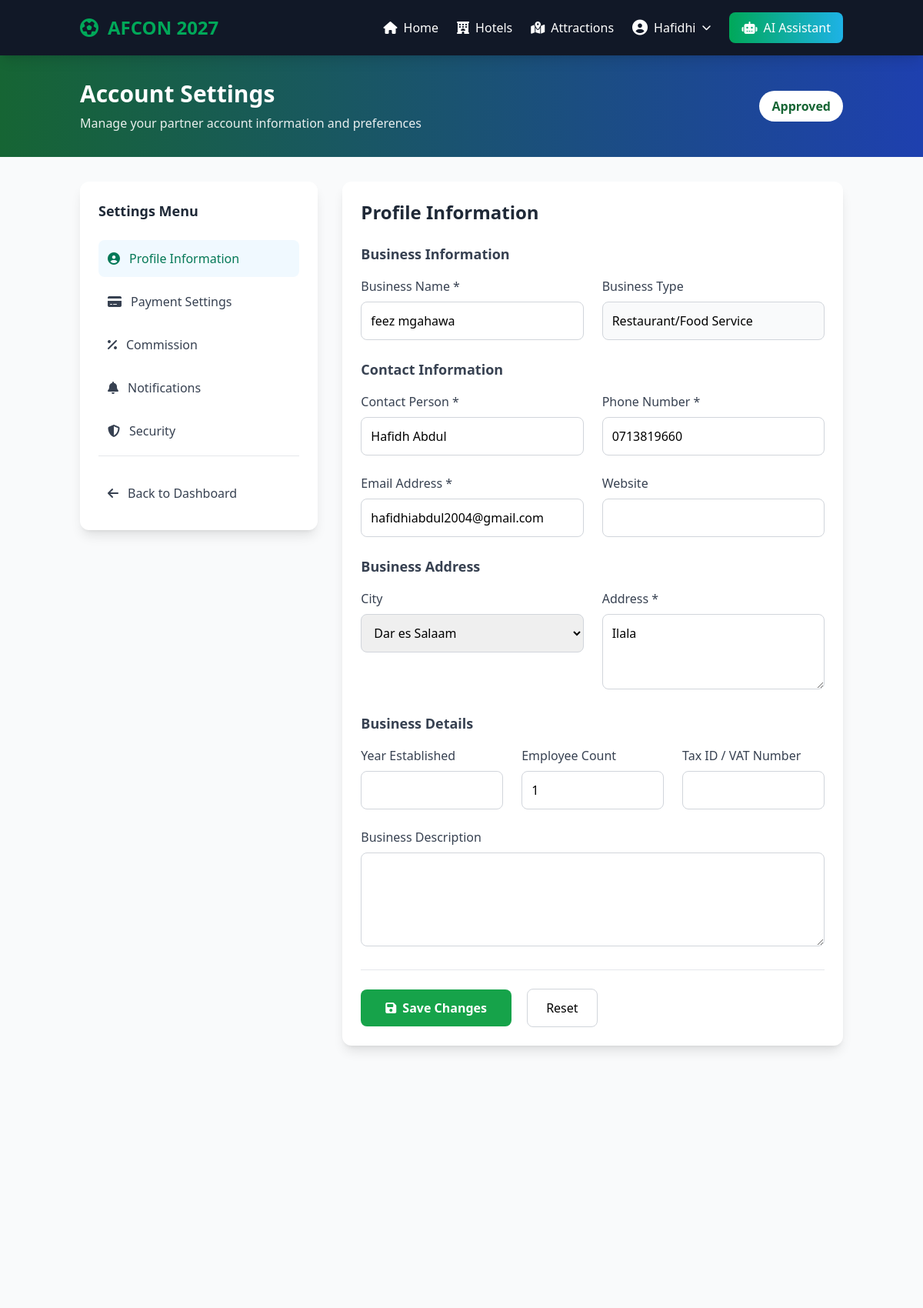
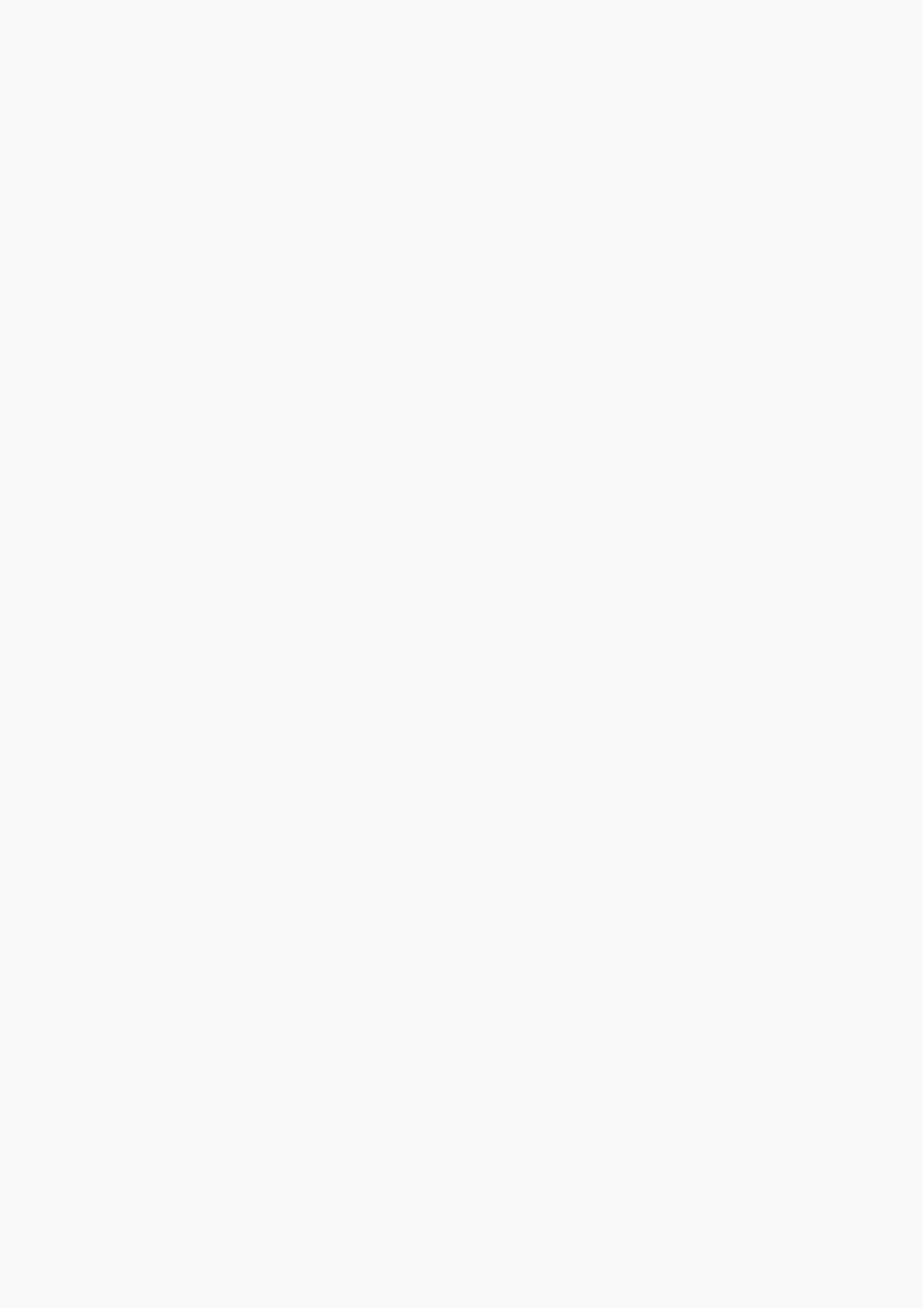
The app's page /partners/settings/ (signed in, upper part) with its own data (2 pictures, top to bottom).
### partners/models.py (models this page shows, shortened)
class Partner(models.Model):
    BUSINESS_TYPES = [
        ('hotel', 'Hotel Owner/Manager'),
        ('tour_operator', 'Tour Operator'),
        ('attraction', 'Tourist Attraction'),
        ('transport', 'Transport Service'),
        ('restaurant', 'Restaurant/Food Service'),
    ]
    STATUS_CHOICES = [
        ('pending', 'Pending Approval'),
        ('approved', 'Approved'),
        ('rejected', 'Rejected'),
        ('suspended', 'Suspended'),
    ]
    user = models.OneToOneField(User, on_delete=models.CASCADE, related_name='partner_profile')
    business_name = models.CharField(max_length=200)
    business_type = models.CharField(max_length=50, choices=BUSINESS_TYPES)
    registration_number = models.CharField(max_length=100, blank=True)
    tax_id = models.CharField(max_length=100, blank=True, verbose_name="Tax ID/VAT Number")
    contact_person = models.CharField(max_length=100)
    phone = models.CharField(max_length=20)
    alternate_phone = models.CharField(max_length=20, blank=True)
    email = models.EmailField()
    website = models.URLField(blank=True)
    address = models.TextField()
    city = models.CharField(max_length=100, choices=[
        ('DAR', 'Dar es Salaam'),
        ('ARU', 'Arusha'),
        ('ZAN', 'Zanzibar'),
        ('other', 'Other'),
    ])
    description = models.TextField(blank=True)
    year_established = models.PositiveIntegerField(
        validators=[MinValueValidator(1900), MaxValueValidator(2027)],
        null=True, blank=True
    )
    employee_count = models.PositiveIntegerField(default=1)
    commission_rate = models.DecimalField(
        max_digits=5,
        decimal_places=2,
        default=15.00,
        help_text="Platform commission percentage"
    )
    payment_method = models.CharField(max_length=50, choices=[
        ('bank_transfer', 'Bank Transfer'),
        ('mobile_money', 'Mobile Money'),
        ('paypal', 'PayPal'),
        ('other', 'Other'),
    ], default='bank_transfer')
    bank_name = models.CharField(max_length=100, blank=True)
    bank_account = models.CharField(max_length=100, blank=True)
    bank_branch = models.CharField(max_length=100, blank=True)
    mobile_money_provider = models.CharField(max_length=50, blank=True, choices=[
        ('mpesa', 'M-Pesa'),
        ('tigopesa', 'Tigo Pesa'),
        ('airtelmoney', 'Airtel Money'),
        ('halopesa', 'Halo Pesa'),
        ('other', 'Other'),
    ])
    mobile_money_number = models.CharField(max_length=20, blank=True)
    status = models.CharField(max_length=20, choices=STATUS_CHOICES, default='pending')
    is_verified = models.BooleanField(default=False)
    verification_date = models.DateField(null=True, blank=True)
    agreement_signed = models.BooleanField(default=False)
    agreement_date = models.DateField(null=True, blank=True)
    total_earnings = models.DecimalField(max_digits=12, decimal_places=2, default=0.00)
    pending_payout = models.DecimalField(max_digits=12, decimal_places=2, default=0.00)
    total_paid = models.DecimalField(max_digits=12, decimal_places=2, default=0.00)
    registration_date = models.DateTimeField(auto_now_add=True)
    updated_at = models.DateTimeField(auto_now=True)
    class Meta:
        ordering = ['-registration_date']
        verbose_name = "Business Partner"
        verbose_name_plural = "Business Partners"

### partners/views.py (the view, shortened to what this page needs)
# urls.py: path('settings/', views.partner_settings, name='partner_settings'),
@login_required
@user_passes_test(is_partner)
def partner_settings(request):
    partner = request.user.partner_profile
    context = {
        'partner': partner,
    }
    return render(request, 'partners/settings.html', context)

### partners/views.py (called while the page is built)
def is_partner(user):
    return hasattr(user, 'partner_profile')

### templates/partners/settings.html (shortened to what this page needs)
{% extends 'base.html' %}
{% block content %}
<div class="animate-fade-in">
  <div class="bg-gradient-to-r from-green-800 to-blue-800 text-white py-8">
    <div class="container mx-auto px-4">
      <div class="flex justify-between items-center">
        <div>
          <h1 class="text-3xl font-bold mb-2">Account Settings</h1>
          <p class="opacity-90">Manage your partner account information and preferences</p>
        </div>
        <div class="text-right">
          <div class="inline-block bg-white text-green-800 px-4 py-2 rounded-full font-bold">
            {{ partner.get_status_display }}
          </div>
        </div>
      </div>
    </div>
  </div>
  <div class="container mx-auto px-4 py-8">
    <div class="grid grid-cols-1 lg:grid-cols-3 gap-8">
      <div class="lg:col-span-1">
        <div class="bg-white rounded-xl shadow-lg p-6 sticky top-8">
          <h3 class="text-lg font-bold mb-6 text-gray-800">Settings Menu</h3>
          <nav class="space-y-2">
            <a href="#profile" onclick="showSection('profile')"
               class="block p-3 rounded-lg hover:bg-gray-100 font-medium text-gray-700 settings-nav active">
              <i class="fas fa-user-circle mr-3"></i>Profile Information
            </a>
            <a href="#payment" onclick="showSection('payment')"
               class="block p-3 rounded-lg hover:bg-gray-100 font-medium text-gray-700 settings-nav">
              <i class="fas fa-credit-card mr-3"></i>Payment Settings
            </a>
            <a href="#commission" onclick="showSection('commission')"
               class="block p-3 rounded-lg hover:bg-gray-100 font-medium text-gray-700 settings-nav">
              <i class="fas fa-percentage mr-3"></i>Commission
            </a>
            <a href="#notifications" onclick="showSection('notifications')"
               class="block p-3 rounded-lg hover:bg-gray-100 font-medium text-gray-700 settings-nav">
              <i class="fas fa-bell mr-3"></i>Notifications
            </a>
            <a href="#security" onclick="showSection('security')"
               class="block p-3 rounded-lg hover:bg-gray-100 font-medium text-gray-700 settings-nav">
              <i class="fas fa-shield-alt mr-3"></i>Security
            </a>
            <div class="pt-6 mt-6 border-t">
              <a href="{% url 'partner_dashboard' %}"
                 class="block p-3 rounded-lg hover:bg-gray-100 font-medium text-gray-700">
                <i class="fas fa-arrow-left mr-3"></i>Back to Dashboard
              </a>
            </div>
          </nav>
        </div>
      </div>
      <div class="lg:col-span-2">
        <div id="profile-section" class="settings-section active">
          <div class="bg-white rounded-xl shadow-lg p-6 mb-6">
            <h2 class="text-2xl font-bold mb-6 text-gray-800">Profile Information</h2>
            <form method="post" action="{% url 'partner_settings' %}">
              <div class="space-y-6">
                <div>
                  <h3 class="text-lg font-semibold mb-4 text-gray-700">Business Information</h3>
                  <div class="grid grid-cols-1 md:grid-cols-2 gap-6">
                    <div>
                      <label class="block text-gray-700 mb-2">Business Name *</label>
                      <input type="text" name="business_name" value="{{ partner.business_name }}"
                             required class="w-full p-3 border border-gray-300 rounded-lg">
                    </div>
                    <div>
                      <label class="block text-gray-700 mb-2">Business Type</label>
                      <input type="text" value="{{ partner.get_business_type_display }}"
                             disabled class="w-full p-3 border border-gray-300 rounded-lg bg-gray-50">
                    </div>
                  </div>
                </div>
                <div>
                  <h3 class="text-lg font-semibold mb-4 text-gray-700">Contact Information</h3>
                  <div class="grid grid-cols-1 md:grid-cols-2 gap-6">
                    <div>
                      <label class="block text-gray-700 mb-2">Contact Person *</label>
                      <input type="text" name="contact_person" value="{{ partner.contact_person }}"
                             required class="w-full p-3 border border-gray-300 rounded-lg">
                    </div>
                    <div>
                      <label class="block text-gray-700 mb-2">Phone Number *</label>
                      <input type="tel" name="phone" value="{{ partner.phone }}"
                             required class="w-full p-3 border border-gray-300 rounded-lg">
                    </div>
                    <div>
                      <label class="block text-gray-700 mb-2">Email Address *</label>
                      <input type="email" name="email" value="{{ partner.email }}"
                             required class="w-full p-3 border border-gray-300 rounded-lg">
                    </div>
                    <div>
                      <label class="block text-gray-700 mb-2">Website</label>
                      <input type="url" name="website" value="{{ partner.website|default:'' }}"
                             class="w-full p-3 border border-gray-300 rounded-lg">
                    </div>
                  </div>
                </div>
                <div>
                  <h3 class="text-lg font-semibold mb-4 text-gray-700">Business Address</h3>
                  <div class="grid grid-cols-1 md:grid-cols-2 gap-6">
                    <div>
                      <label class="block text-gray-700 mb-2">City</label>
                      <select name="city" class="w-full p-3 border border-gray-300 rounded-lg">
                        <option value="DAR" {% if partner.city == 'DAR' %}selected{% endif %}>Dar es Salaam</option>
                      </select>
                    </div>
                    <div>
                      <label class="block text-gray-700 mb-2">Address *</label>
                      <textarea name="address" rows="3" required
                                class="w-full p-3 border border-gray-300 rounded-lg">{{ partner.address }}</textarea>
                    </div>
                  </div>
                </div>
                <div>
                  <h3 class="text-lg font-semibold mb-4 text-gray-700">Business Details</h3>
                  <div class="grid grid-cols-1 md:grid-cols-3 gap-6">
                    <div>
                      <label class="block text-gray-700 mb-2">Year Established</label>
                      <input type="number" name="year_established" value="{{ partner.year_established|default:'' }}"
                             min="1900" max="2027" class="w-full p-3 border border-gray-300 rounded-lg">
                    </div>
                    <div>
                      <label class="block text-gray-700 mb-2">Employee Count</label>
                      <input type="number" name="employee_count" value="{{ partner.employee_count|default:1 }}"
                             min="1" class="w-full p-3 border border-gray-300 rounded-lg">
                    </div>
                    <div>
                      <label class="block text-gray-700 mb-2">Tax ID / VAT Number</label>
                      <input type="text" name="tax_id" value="{{ partner.tax_id|default:'' }}"
                             class="w-full p-3 border border-gray-300 rounded-lg">
                    </div>
                  </div>
                  <div class="mt-6">
                    <label class="block text-gray-700 mb-2">Business Description</label>
                    <textarea name="description" rows="4"
                              class="w-full p-3 border border-gray-300 rounded-lg">{{ partner.description|default:'' }}</textarea>
                  </div>
                </div>
                <div class="pt-6 border-t">
                  <button type="submit"
                          class="bg-green-600 text-white px-8 py-3 rounded-lg hover:bg-green-700 font-semibold">
                    <i class="fas fa-save mr-2"></i>Save Changes
                  </button>
                  <button type="button" onclick="resetForm('profile')"
                          class="ml-4 px-6 py-3 border border-gray-300 rounded-lg hover:bg-gray-50">
                    Reset
                  </button>
                </div>
              </div>
            </form>
          </div>
        </div>
      </div>
    </div>
  </div>
</div>
{% endblock %}

### templates/base.html (shortened to what this page needs)
<!DOCTYPE html>
<html lang="en">
<head>
    <script src="https://cdn.tailwindcss.com"></script>
    <link rel="stylesheet" href="https://cdnjs.cloudflare.com/ajax/libs/font-awesome/6.4.0/css/all.min.css">
</head>
<body class="bg-gray-50">
    <nav class="bg-gray-900 text-white shadow-lg sticky top-0 z-50">
        <div class="container mx-auto px-4">
            <div class="flex justify-between items-center py-4">
                <a href="{% url 'home' %}" class="flex items-center text-2xl font-bold text-tanzania-green">
                    <i class="fas fa-futbol mr-3"></i>
                    <span>AFCON 2027</span>
                </a>
                <div class="hidden md:flex items-center space-x-6">
                    <a href="{% url 'home' %}" class="hover:text-tanzania-green transition duration-300 font-medium">
                        <i class="fas fa-home mr-2"></i>Home
                    </a>
                    <a href="{% url 'hotel_list' %}" class="hover:text-tanzania-green transition duration-300 font-medium">
                        <i class="fas fa-hotel mr-2"></i>Hotels
                    </a>
                    <a href="{% url 'tourism' %}" class="hover:text-tanzania-green transition duration-300 font-medium">
                        <i class="fas fa-map-marked-alt mr-2"></i>Attractions
                    </a>
                    {% if user.is_authenticated %}
                        <div class="relative dropdown">
                            <button class="flex items-center space-x-2 hover:text-tanzania-green transition duration-300 font-medium">
                                <i class="fas fa-user-circle text-xl"></i>
                                <span>{{ user.username|truncatechars:15 }}</span>
                                <i class="fas fa-chevron-down text-xs"></i>
                            </button>
                        </div>
                        <a href="{% url 'chatbot' %}" class="flex items-center bg-gradient-to-r from-tanzania-green to-tanzania-blue px-4 py-2 rounded-lg hover:opacity-90 transition duration-300 font-medium">
                            <i class="fas fa-robot mr-2"></i>AI Assistant
                        </a>
                    {% endif %}
                </div>
            </div>
        </div>
    </nav>
    <main class="min-h-screen">
        {% block content %}{% endblock %}
    </main>
</body>
</html>

### templates/base.html (style rules this page uses)
.animate-fade-in { animation: fadeIn 0.5s ease-out; }

### templates/partners/settings.html (style rules this page uses)
.settings-section { display: none; }
.settings-section.active { display: block; animation: fadeIn 0.3s ease-in; }
.settings-nav.active { background-color: #f0f9ff; color: #047857; }

### records on screen
Partner: status "Approved", business_name "feez mgahawa", business_type "Restaurant/Food Service", contact_person "Hafidh Abdul", phone "0713819660", email "hafidhiabdul2004@gmail.com", city "Dar es Salaam", address "Ilala", employee_count "1"

### other values on screen
{{ user.username|truncatechars:15 }} "Hafidhi"
